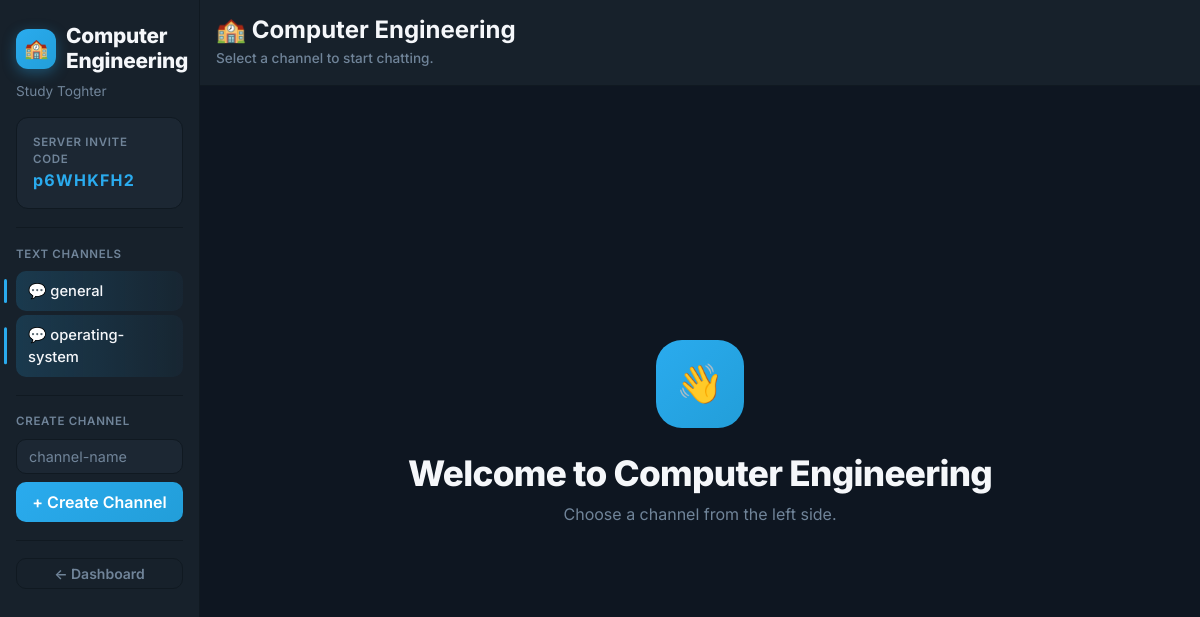
The page /server/1 (signed in) on the database its author committed.
### app.py (models this page shows)
class Server(db.Model):
    __tablename__ = "server"
    id = db.Column(
        db.Integer,
        primary_key=True
    )
    name = db.Column(
        db.String(100),
        nullable=False
    )
    description = db.Column(
        db.String(255)
    )
    owner_id = db.Column(
        db.Integer,
        db.ForeignKey("student.id"),
        nullable=False
    )
    invite_code = db.Column(
        db.String(20),
        unique=True,
        nullable=False
    )
    channels = db.relationship(
        "Channel",
        backref="server",
        lazy=True,
        cascade="all, delete-orphan"
    )
    members = db.relationship(
        "Student",
        secondary=server_members,
        back_populates="joined_servers"
    )

class Channel(db.Model):
    __tablename__ = "channel"
    id = db.Column(
        db.Integer,
        primary_key=True
    )
    name = db.Column(
        db.String(100),
        nullable=False
    )
    server_id = db.Column(
        db.Integer,
        db.ForeignKey("server.id"),
        nullable=False
    )
    messages = db.relationship(
        "Message",
        backref="channel",
        lazy=True,
        cascade="all, delete-orphan"
    )

### app.py (the view)
@app.route(
    "/server/<int:server_id>"
)
@login_required
def server_page(server_id):
    server = db.session.get(
        Server,
        server_id
    )
    if not server:
        return "Server not found!", 404
    if current_user not in server.members:
        return redirect(
            url_for("home")
        )
    return render_template(
        "server.html",
        server=server
    )

### app.py (called while the page is built)
@login_manager.user_loader
def load_user(user_id):
    try:
        return db.session.get(
            Student,
            int(user_id)
        )
    except (ValueError, TypeError):
        return None

### templates/server.html (shortened to what this page needs)
<!DOCTYPE html>
<html lang="en">
<head>
    <link
        href="https://cdn.jsdelivr.net/npm/bootstrap@5.3.3/dist/css/bootstrap.min.css"
        rel="stylesheet">
</head>
<body>
<div class="container-fluid">
    <div class="row">
        <div class="col-md-3 col-lg-2 sidebar p-3">
            <h4 class="server-title">
                <span class="server-emblem">🏫</span>
                {{ server.name }}
            </h4>
            <p class="server-desc">
                {{ server.description }}
            </p>
            <div class="alert alert-dark">
    <div class="small text-secondary">
        SERVER INVITE CODE
    </div>
    <strong>
        {{ server.invite_code }}
    </strong>
</div>
            <hr>
            <div class="text-secondary small mb-2">
                TEXT CHANNELS
            </div>
            {% for channel in server.channels %}
                <a
                    href="{{ url_for('channel_page',
                                    server_id=server.id,
                                    channel_id=channel.id) }}"
                    class="channel-link
                    {% if channel.id == channel.id %}
                        active-channel
                    {% endif %}">
                    💬 {{ channel.name }}
                </a>
            {% else %}
                <p class="text-secondary small">
                    No channels yet.
                </p>
            {% endfor %}
            {% if server.owner_id == current_user.id %}
                <hr>
                <div class="text-secondary small mb-2">
                    CREATE CHANNEL
                </div>
                <form
                    method="POST"
                    action="{{ url_for('create_channel',
                                      server_id=server.id) }}"
                    class="channel-create">
                    <input
                        type="text"
                        name="name"
                        class="form-control mb-2"
                        placeholder="channel-name"
                        required>
                    <button
                        type="submit"
                        class="btn btn-primary w-100">
                        + Create Channel
                    </button>
                </form>
            {% endif %}
            <hr>
            <a
                href="{{ url_for('home') }}"
                class="btn btn-outline-light btn-sm w-100">
                ← Dashboard
            </a>
        </div>
        <div class="col-md-9 col-lg-10 main-content p-0">
            <div class="channel-header p-3">
                <h4 class="mb-0">
                    🏫 {{ server.name }}
                </h4>
                <small class="text-secondary" style="font-weight: 500; letter-spacing: normal; font-size: 0.85rem;">
                    Select a channel to start chatting.
                </small>
            </div>
            <div class="p-5 welcome-panel">
                <div class="welcome-orb">👋</div>
                <h1>
                    Welcome to {{ server.name }}
                </h1>
                <p>
                    Choose a channel from the left side.
                </p>
            </div>
        </div>
    </div>
</div>
</body>
</html>

### templates/server.html (style rules this page uses)
:root { --tg-blue: #2AABEE; --tg-blue-deep: #229ED9; --tg-bg: #0e1621; --tg-sidebar: #17212b; --tg-panel: #1c2733; --tg-panel-hover: #232e3c; --tg-border: #101921; --tg-text: #f5f7fa; --tg-text-dim: #708499; --tg-accent-glow: rgba(42, 171, 238, 0.35); }
* { box-sizing: border-box; }
body { margin: 0; background: var(--tg-bg); color: var(--tg-text); font-family: 'Inter', -apple-system, BlinkMacSystemFont, sans-serif; animation: bodyFadeIn 0.5s ease; }
.sidebar { background: var(--tg-sidebar); min-height: 100vh; border-right: 1px solid var(--tg-border); padding-top: 1.5rem !important; animation: slideInLeft 0.45s ease both; }
.server-title { font-weight: 800; font-size: 1.3rem; letter-spacing: -0.01em; display: flex; align-items: center; gap: 10px; }
.server-emblem { width: 40px; height: 40px; border-radius: 12px; background: linear-gradient(135deg, var(--tg-blue), var(--tg-blue-deep)); display: flex; align-items: center; justify-content: center; font-size: 1.2rem; flex-shrink: 0; box-shadow: 0 4px 14px var(--tg-accent-glow); }
.server-desc { color: var(--tg-text-dim); font-size: 0.85rem; margin-top: 6px; line-height: 1.4; }
.alert-dark { background: var(--tg-panel); border: 1px solid var(--tg-border); border-radius: 12px; transition: box-shadow 0.3s ease, transform 0.2s ease; animation: riseIn 0.5s ease both; animation-delay: 0.05s; }
.alert-dark strong { font-family: 'Inter', monospace; letter-spacing: 0.08em; color: var(--tg-blue); font-size: 1rem; }
hr { border-color: var(--tg-border); opacity: 1; margin: 1.1rem 0; }
.text-secondary { color: var(--tg-text-dim) !important; font-size: 0.72rem; letter-spacing: 0.06em; font-weight: 600; }
.channel-link { display: flex; align-items: center; gap: 10px; color: var(--tg-text-dim); text-decoration: none; padding: 9px 12px; border-radius: 10px; margin-bottom: 4px; font-weight: 500; font-size: 0.92rem; position: relative; transition: background 0.2s ease, color 0.2s ease, padding-left 0.2s ease; animation: riseIn 0.4s ease both; }
.channel-link:nth-of-type(1) { animation-delay: 0.08s; }
.channel-link:nth-of-type(2) { animation-delay: 0.12s; }
.active-channel { background: linear-gradient(90deg, rgba(42, 171, 238, 0.18), rgba(42, 171, 238, 0.04)); color: var(--tg-text); }
.active-channel::before { content: ""; position: absolute; left: -12px; top: 50%; transform: translateY(-50%); width: 3px; height: 60%; background: var(--tg-blue); border-radius: 4px; }
.channel-create .form-control { background: var(--tg-panel); border: 1px solid var(--tg-border); color: var(--tg-text); border-radius: 10px; font-size: 0.9rem; transition: border-color 0.2s ease, box-shadow 0.2s ease; }
.channel-create .form-control::placeholder { color: var(--tg-text-dim); }
.btn-primary { background: linear-gradient(135deg, var(--tg-blue), var(--tg-blue-deep)); border: none; border-radius: 10px; font-weight: 600; padding: 8px 0; transition: transform 0.15s ease, box-shadow 0.25s ease; }
.btn-outline-light { border-radius: 10px; border-color: var(--tg-border); color: var(--tg-text-dim); font-weight: 600; transition: all 0.2s ease; }
.main-content { min-height: 100vh; background: var(--tg-bg); }
.channel-header { border-bottom: 1px solid var(--tg-border); background: var(--tg-sidebar); animation: riseIn 0.4s ease both; }
.channel-header h4 { font-weight: 700; display: flex; align-items: center; gap: 10px; }
.channel-header small { color: var(--tg-text-dim); }
.welcome-panel { display: flex; flex-direction: column; align-items: center; justify-content: center; min-height: calc(100vh - 90px); text-align: center; animation: riseIn 0.6s ease both; animation-delay: 0.15s; }
.welcome-panel h1 { font-weight: 800; font-size: 2.2rem; letter-spacing: -0.02em; margin-bottom: 0.5rem; }
.welcome-orb { width: 88px; height: 88px; border-radius: 26px; background: linear-gradient(135deg, var(--tg-blue), var(--tg-blue-deep)); display: flex; align-items: center; justify-content: center; font-size: 2.4rem; margin-bottom: 1.5rem; animation: pulseGlow 2.4s ease-in-out infinite; }
.welcome-panel p { color: var(--tg-text-dim); }

### rows shown on the page
Server: name "Computer Engineering", description "Study Toghter", invite_code "p6WHKFH2"
Channel: name "general"
Channel: name "operating-system"
